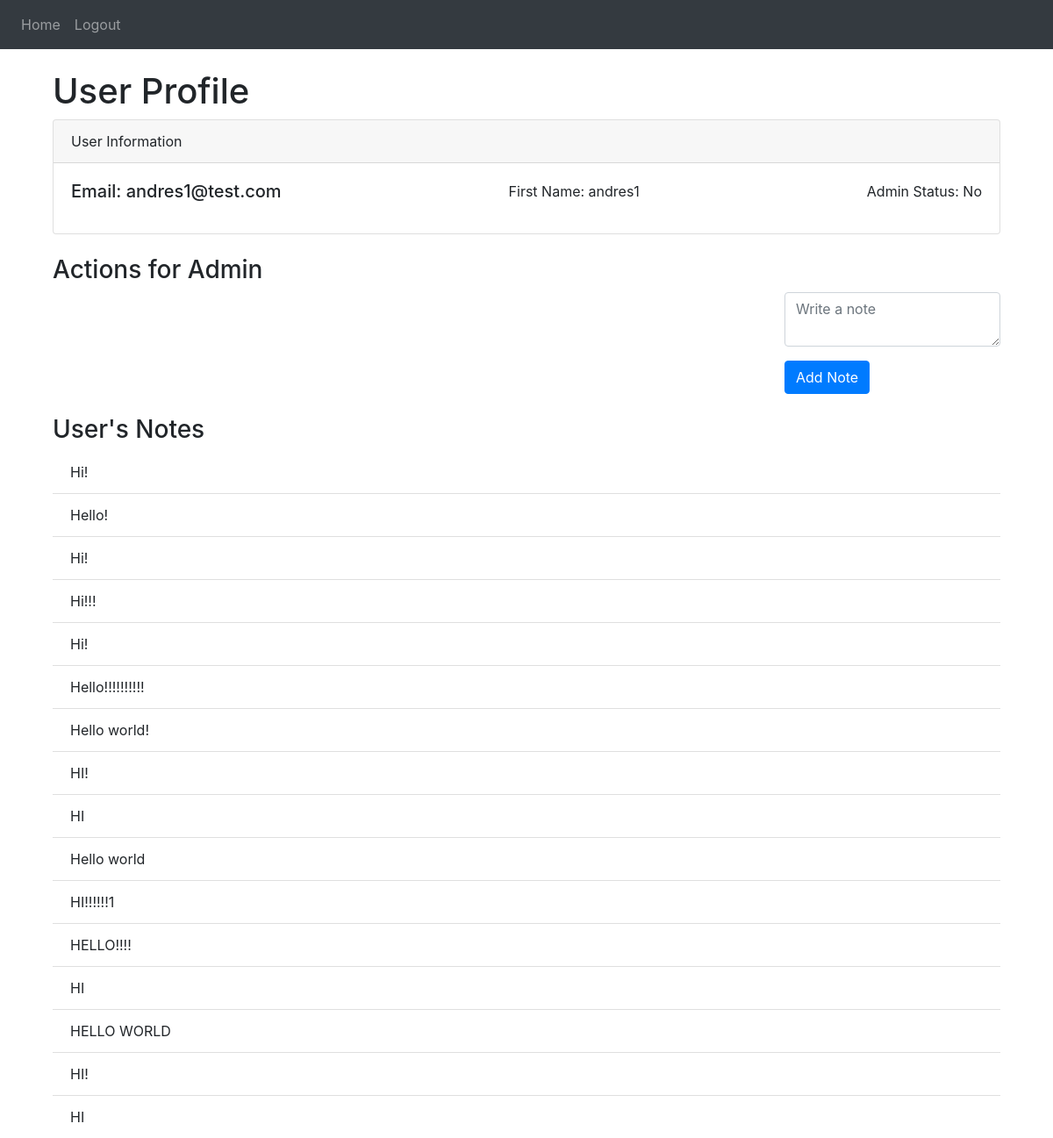
The app's page /profile/3 (signed in), older data.
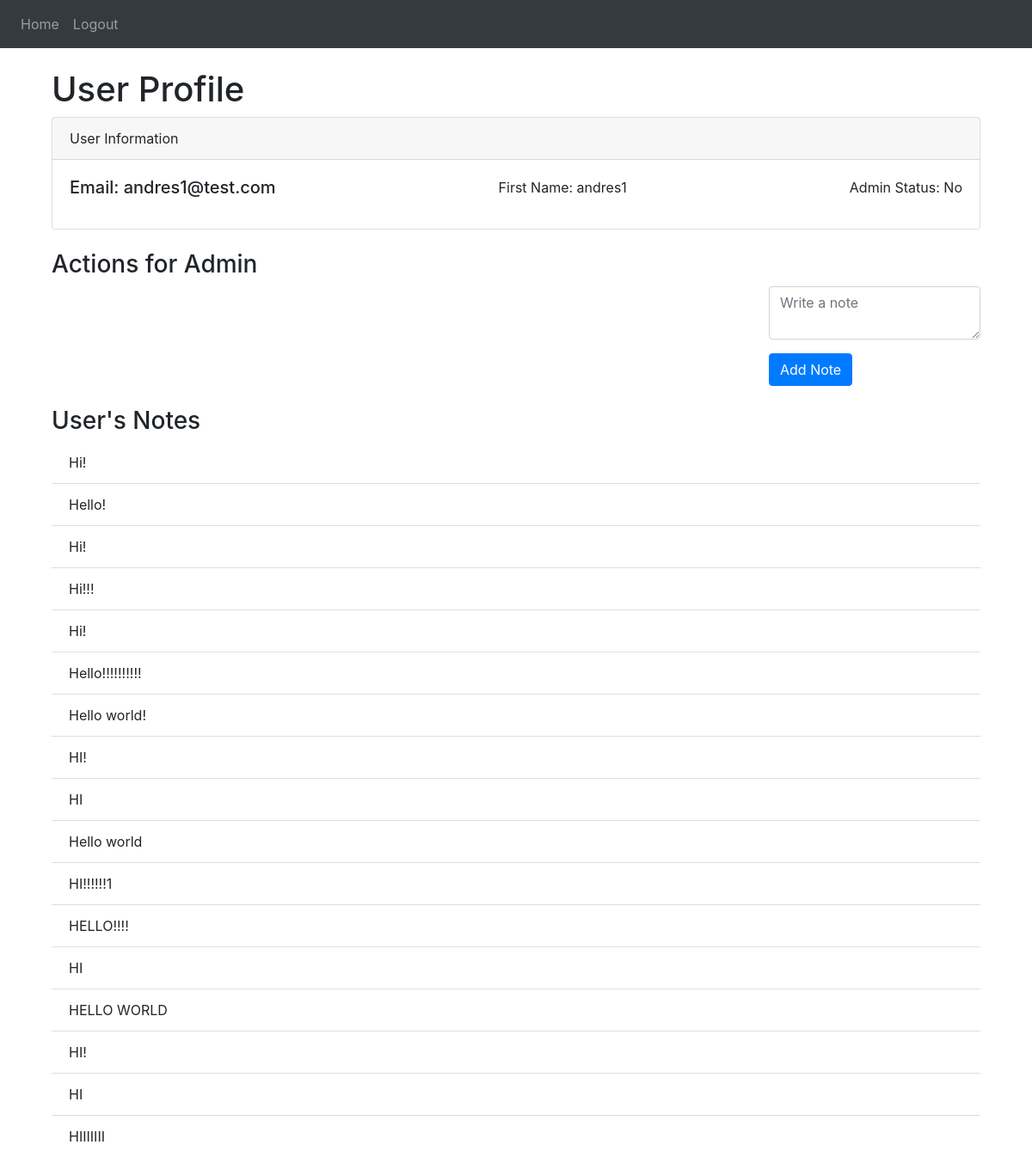
The same page, newer data.
### website/models.py (models this page shows)
class Note(db.Model):
    id = db.Column(db.Integer, primary_key=True)
    data = db.Column(db.String(10000))
    date = db.Column(db.DateTime(timezone=True), default=func.now())
    user_id = db.Column(db.Integer, db.ForeignKey('user.id'))

### website/views.py (the view)
@views.route('/profile/<int:user_id>', methods=['GET'])
@login_required
def user_profile(user_id):
    profile_user = User.query.get(user_id)
    if not profile_user:
        flash('User not found!', category='error')
        return redirect(url_for('views.home'))
    if not current_user.is_admin and current_user.id != profile_user.id:
        flash('Access denied. You are not authorized to view this profile.', category='error')
        return redirect(url_for('views.home'))
    if not current_user.is_admin and current_user.id == profile_user.id:
        return render_template("profile.html", user=current_user, profile_user=profile_user)
    return render_template("profile.html", user=current_user, profile_user=profile_user)

### website/__init__.py (called while the page is built)
def create_app():
    app = Flask(__name__)
    app.config['SECRET_KEY'] = 's3-cr3t-ll4ve¿'
    app.config['SQLALCHEMY_DATABASE_URI'] = f'sqlite:///{DB_NAME}'
    db.init_app(app)
    from .views import views
    from .auth import auth
    app.register_blueprint(views, url_prefix='/')
    app.register_blueprint(auth, url_prefix='/')
    from .models import User, Note
    with app.app_context():
        db.create_all()
    login_manager = LoginManager()
    login_manager.login_view = 'auth.login'
    login_manager.init_app(app)
    @login_manager.user_loader
    def load_user(id):
        return User.query.get(int(id))
    return app

### website/templates/profile.html (shortened to what this page needs)
{% extends "base.html" %} {% block content %}
<!DOCTYPE html>
<html>
  <head>
    <link
      rel="stylesheet"
      href="https://stackpath.bootstrapcdn.com/bootstrap/4.4.1/css/bootstrap.min.css"
    />
  </head>
  <body>
    <div class="container mt-4">
      <h1>User Profile</h1>
      <div class="card">
        <div class="card-header">User Information</div>
        <div class="card-body">
          <h5 class="card-title">Email: {{ profile_user.email }}</h5>
          <p class="card-text">First Name: {{ profile_user.first_name }}</p>
          <p class="card-text">
            Admin Status: {% if profile_user.is_admin %} Yes {% else %} No {%
            endif %}
          </p>
        </div>
      </div>
      {% if current_user.is_admin or current_user.id == profile_user.id %}
      <h3 class="mt-4">Actions for Admin</h3>
      <div class="profile-btn">
        <form
          action="{{ url_for('views.add_note', user_id=profile_user.id) }}"
          method="post"
        >
          <textarea
            name="note"
            id="note"
            class="form-control mb-3"
            placeholder="Write a note"
          ></textarea>
          <button type="submit" class="btn btn-primary">Add Note</button>
        </form>
      </div>
      {% endif %}
      <div class="notes-container">
        <h3 class="mt-4">User's Notes</h3>
        <ul class="list-group list-group-flush" id="notes">
          {% for note in profile_user.notes %}
          <li class="list-group-item">
            <span>{{ note.data }}</span>
          </li>
          {% endfor %}
        </ul>
      </div>
    </div>
  </body>
</html>
{% endblock %}

Row changes from the older to the newer data that the page shows:
added Note: data "HIIIIIII"
